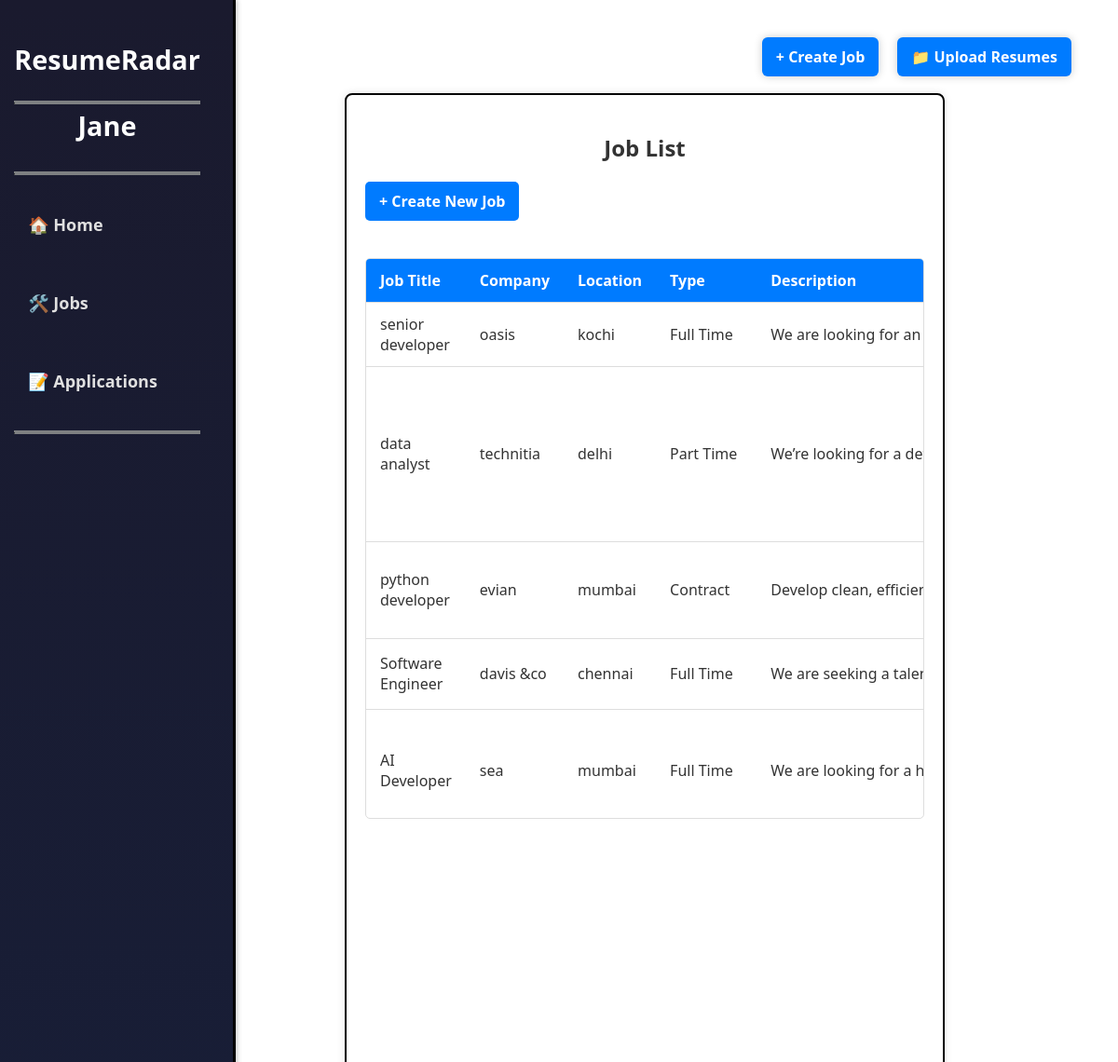
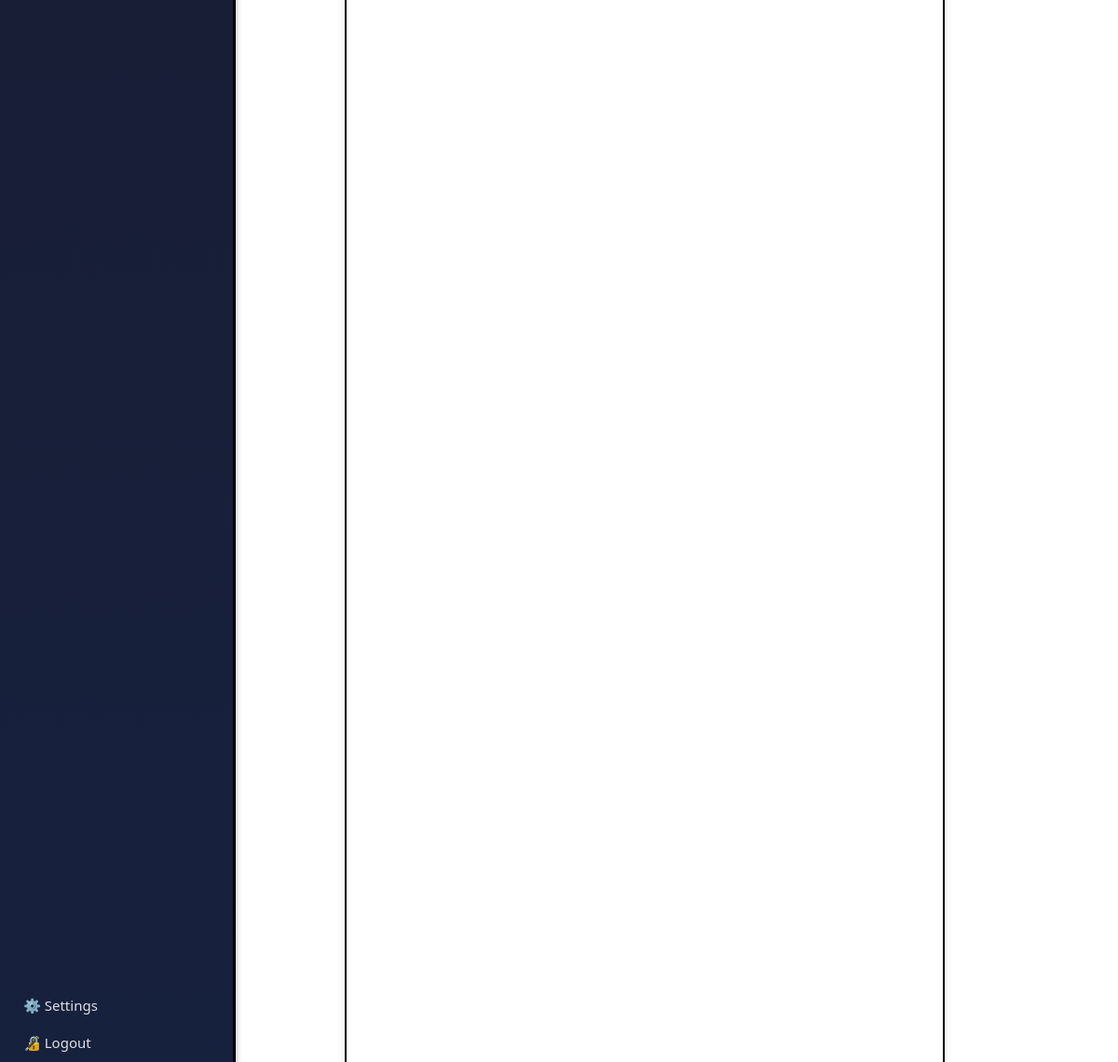
The page /hr/job-list/ (signed in) on the database its author committed (2 pictures, top to bottom).
### accounts/models.py (models this page shows, shortened)
class User(AbstractUser):
    USER_TYPE_CHOICES = (
        ('HR', 'HR'),
        ('Candidate', 'Candidate'),
    )
    full_name = models.CharField(max_length=255)
    email = models.EmailField(unique=True)
    phone_number = models.CharField(max_length=15, blank=True, null=True)
    user_type = models.CharField(max_length=10, choices=USER_TYPE_CHOICES)

### HR/models.py (models this page shows, shortened)
class Job(models.Model):
    JOB_TYPE_CHOICES = [
        ('full_time', 'Full Time'),
        ('part_time', 'Part Time'),
        ('contract', 'Contract'),
        ('internship', 'Internship'),
    ]
    user = models.ForeignKey(User, on_delete=models.CASCADE)  # This associates each job with a user
    job_title = models.CharField(max_length=255)
    company_name = models.CharField(max_length=255)
    location = models.CharField(max_length=255)
    job_type = models.CharField(max_length=100, choices=JOB_TYPE_CHOICES)
    job_description = models.TextField()
    keywords = models.CharField(max_length=255, help_text="Comma-separated keywords")
    created_at = models.DateTimeField(auto_now_add=True)
    updated_at = models.DateTimeField(auto_now=True)

### HR/views.py (the view)
# urls.py: path('job-list/', views.job_list, name='job_list'),
@login_required
def job_list(request):
    jobs = Job.objects.filter(user=request.user)
    return render(request, 'HR/job_list.html', {'jobs': jobs})

### HR/templates/HR/job_list.html (shortened to what this page needs)
{% extends 'HR/base.html' %}
{% block content %}
<div class="container">
  <h2>Job List</h2>
  <a href="{% url 'HR:create_job' %}" class="add-job">+ Create New Job</a>
  <div class="job-table-container">
    <table>
      <thead>
        <tr>
          <th>Job Title</th>
          <th>Company</th>
          <th>Location</th>
          <th>Type</th>
          <th>Description</th>
        </tr>
      </thead>
      <tbody>
        {% for job in jobs %}
        <tr>
          <td>{{ job.job_title }}</td>
          <td>{{ job.company_name }}</td>
          <td>{{ job.location }}</td>
          <td>{{ job.get_job_type_display }}</td>
          <td class="job-description" title="{{ job.job_description }}">{{ job.job_description }}</td>
        </tr>
        {% empty %}
        <tr>
          <td colspan="8" class="no-jobs">No jobs available.</td>
        </tr>
        {% endfor %}
      </tbody>
    </table>
  </div>
</div>
{% endblock %}

### HR/templates/HR/base.html (shortened to what this page needs)
<!DOCTYPE html>
<html lang="en">
  <head>
    {% load static %}
    <link rel="stylesheet" href="{% static 'css/styles.css' %}" />
  </head>
  <body>
    <div class="sidebar">
      <div class="sidebar-top">
        <h2>ResumeRadar</h2>
        <hr
          style="
            margin-top: -5px;
            border-color: #7e8082;
            border-top: 3px solid #7e8082;
          "
        />
        <div style="text-align: center">
          <h2 style="font-weight: 700; margin-top: -5px">{{ user.username }}</h2>
        </div>
        <hr
          style="
            margin-top: 30px;
            border-color: #7e8082;
            border-top: 3px solid #7e8082;
          "
        />
        <ul class="nav-links">
          <li><a href="{% url 'HR:hr_dashboard' %}">🏠 Home</a></li>
          <li><a href="{% url 'HR:job_list' %}">🛠️ Jobs</a></li>
          <li>
            <a href="{% url 'HR:received_applications' %}">📝 Applications</a>
          </li>
        </ul>
        <hr style="border-color: #7e8082; border-top: 3px solid #7e8082" />
      </div>
      <div class="sidebar-bottom">
        <ul class="">
          <li class="testli">
            <a class="testNav" href="{% url 'HR:settings' %}">⚙️ Settings</a>
          </li>
          <li class="testli">
            <a class="testNav" href="{% url 'HR:logout' %}">🔏 Logout</a>
          </li>
        </ul>
      </div>
    </div>
    <div class="buttons-container">
      <a href="{% url 'HR:create_job' %}" class="create-job-btn"
        >+ Create Job</a
      >
      <a href="{% url 'home' %}" class="upload-resume-btn">📁 Upload Resumes</a>
    </div>
    <div class="content">{% block content %} {% endblock %}</div>
  </body>
</html>

### HR/static/HR/css/styles.css (style rules this page uses)
body { font-family: Arial, sans-serif; margin: 0; background-color: #7a7171; display: flex; height: 100vh; }
.sidebar { width: 250px; background: #fff; border-right: 3px solid #000; height: 100vh; position: fixed; top: -10; left: 0; display: flex; flex-direction: column; margin: 0; padding: 20px; box-shadow: 2px 0 5px rgba(0, 0, 0, 0.1); }
.sidebar h2 { text-align: center; margin-bottom: 30px; color: black; font-size: 1.8rem; font-weight: bold; }
.sidebar ul { list-style: none; padding: 0; }
.content { flex: 1; padding: 40px; background: #5f5c5c; overflow-y: auto; margin-left: 250px; width: calc(100% - 250px); }
.buttons-container { position: fixed; top: 20px; right: 20px; display: flex; gap: 10px; z-index: 1000; }
.btn, .create-job-btn, .upload-resume-btn { padding: 18px 50px; background-color: #007bff; color: white; border-radius: 5px; font-size: 1rem; font-weight: bold; text-decoration: none; box-shadow: 0 0 10px rgba(0, 0, 0, 0.2); transition: background-color 0.3s ease, transform 0.2s ease; }
body { font-family: Arial, sans-serif; margin: 0; padding: 0; background-color: #fff; display: flex; height: 100vh; }
.sidebar { width: 250px; background: #fff; border-right: 3px solid #000; height: 100vh; position: fixed; top: 0; left: 0; display: flex; flex-direction: column; align-items: center; padding-top: 20px; margin-left: -20px; }
.sidebar h2 { text-align: center; color: black; font-size: 1.8rem; font-weight: bold; margin-bottom: 30px; }
.sidebar ul { list-style: none; padding: 0; width: 100%; }
.content { margin-left: 250px; flex: 1; padding: 40px; background: #5e5c5c; overflow-y: auto; width: calc(100% - 250px); display: flex; flex-direction: column; }
.container { margin-top: 20px; padding: 30px; background-color: white; border-radius: 10px; box-shadow: 0px 5px 15px rgba(0, 0, 0, 0.1); width: 90%; max-width: 1200px; border: 2px solid #000; }
body { font-family: Arial, sans-serif; margin: 0; background-color: #fff; display: flex; height: 100vh; }
.content { flex: 1; padding: 40px; background: #fff; overflow-y: auto; margin-left: 250px; width: calc(100% - 250px); }
.content { margin-left: 250px; flex: 1; padding: 40px; background: #fff; overflow-y: auto; width: calc(100% - 250px); display: flex; flex-direction: column; }

### HR/templates/HR/job_list.html (style rules this page uses)
body { font-family: Arial, sans-serif; margin: 0; background-color: #f5f5f5; }
.container { margin-top: 80px; margin-left: 100px; margin-right: 50px; padding: 20px; width: calc(100% - 310px); background: white; border-radius: 8px; box-shadow: 0 0 10px rgba(0, 0, 0, 0.1); min-height: calc(100vh - 100px); }
h2 { text-align: center; color: #333; margin-bottom: 20px; }
.job-table-container { max-height: 600px; overflow-y: auto; border: 1px solid #ddd; border-radius: 5px; margin-top: 20px; }
table { width: 100%; border-collapse: collapse; }
th, td { padding: 12px 15px; text-align: left; border-bottom: 1px solid #ddd; }
th { background-color: #007bff; color: white; position: sticky; top: 0; }
.add-job { display: inline-block; padding: 10px 15px; background-color: #007bff; color: white; text-decoration: none; border-radius: 5px; font-weight: bold; margin-bottom: 20px; transition: background-color 0.3s; }
.job-description { max-width: 300px; white-space: nowrap; overflow: hidden; text-overflow: ellipsis; }

### rows shown on the page
User: username "Jane"
Job: job_title "senior developer", company_name "oasis", location "kochi", job_type "Full Time", job_description "We are looking for an experienced an…"
Job: job_title "data analyst", company_name "technitia", location "delhi", job_type "Part Time", job_description "We’re looking for a detail-oriented an…"
Job: job_title "python developer", company_name "evian", location "mumbai", job_type "Contract", job_description "Develop clean, efficient, and well-doc…"
Job: job_title "Software Engineer", company_name "davis &co", location "chennai", job_type "Full Time", job_description "We are seeking a talented and motiva…"
Job: job_title "AI Developer", company_name "sea", location "mumbai", job_type "Full Time", job_description "We are looking for a highly skilled and…"
